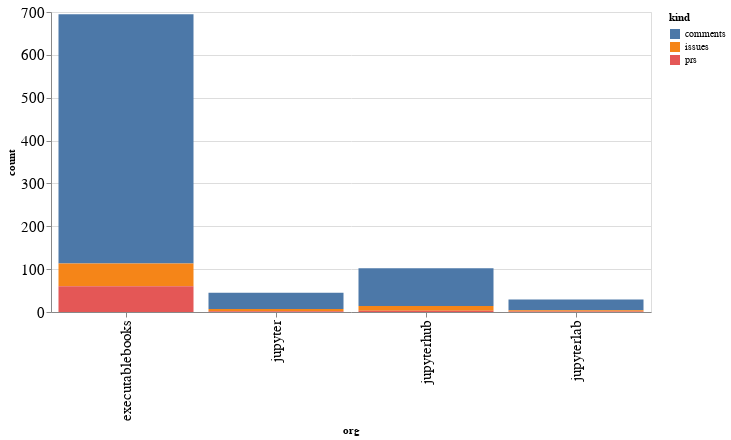

The code cell stored with this chart in its notebook:
### Code cell
alt.Chart(org_summaries, width=600).mark_bar().encode(
    x='org',
    y='count',
    color='kind',
    tooltip="org"
)

### Figure 1 — Vega-Lite specification as saved in the notebook (floating-point values rounded to 4 significant figures)
{"config": {"axisLeft": {"labelFontSize": 15}, "axisBottom": {"labelFontSize": 15}}, "data": {"name": "data-51b78fd1dd80ecc902cbc8cedf28ebf9"}, "mark": "bar", "encoding": {"color": {"type": "nominal", "field": "kind"}, "tooltip": {"type": "nominal", "field": "org"}, "x": {"type": "nominal", "field": "org"}, "y": {"type": "quantitative", "field": "count"}}, "width": 600, "$schema": "https://vega.github.io/schema/vega-lite/v4.8.1.json", "datasets": {"data-51b78fd1dd80ecc902cbc8cedf28ebf9": [{"org": "executablebooks", "kind": "comments", "count": 582}, {"org": "executablebooks", "kind": "issues", "count": 53}, {"org": "executablebooks", "kind": "prs", "count": 60}, {"org": "jupyter", "kind": "comments", "count": 38}, {"org": "jupyter", "kind": "issues", "count": 5}, {"org": "jupyter", "kind": "prs", "count": 2}, {"org": "jupyterhub", "kind": "comments", "count": 88}, {"org": "jupyterhub", "kind": "issues", "count": 11}, {"org": "jupyterhub", "kind": "prs", "count": 3}, {"org": "jupyterlab", "kind": "comments", "count": 25}, {"org": "jupyterlab", "kind": "issues", "count": 3}, {"org": "jupyterlab", "kind": "prs", "count": 1}]}}
